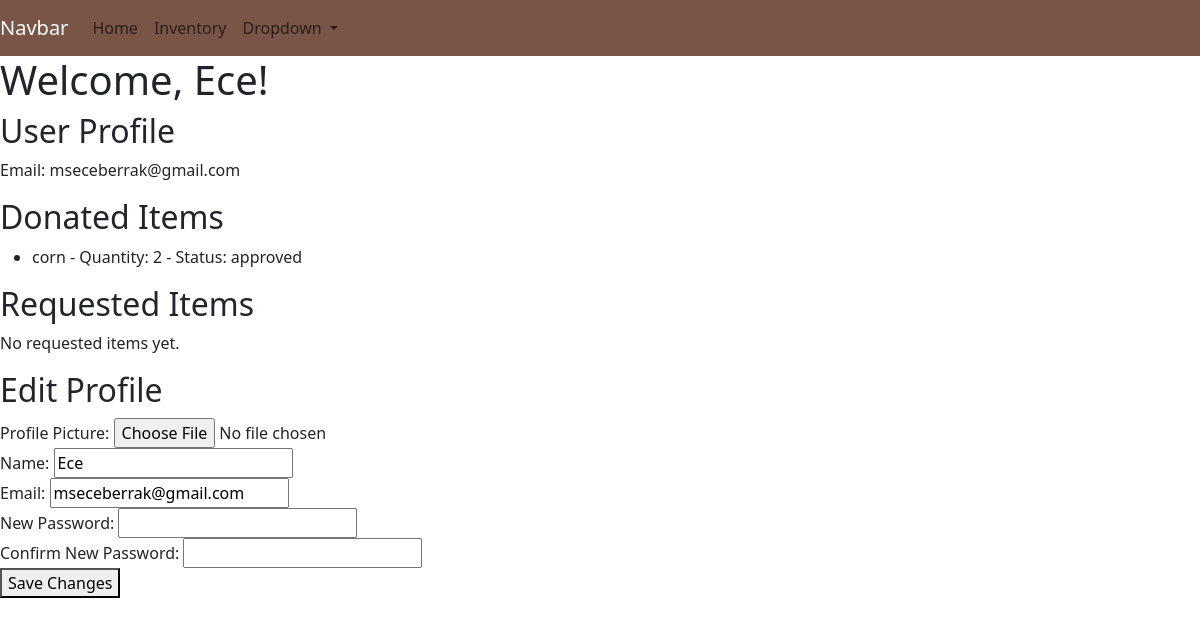
The app's page /profile (signed in) with its own data.
### app.py (models this page shows, shortened)
class User(db.Model, UserMixin):
    id = db.Column(db.Integer, primary_key=True)
    name = db.Column(db.String(255))
    last_name = db.Column(db.String(255))
    email = db.Column(db.String(255), unique=True, nullable=False)
    password_hash = db.Column(db.String(255), nullable=False)
    email_verification_token = db.Column(db.String(255))
    is_verified = db.Column(db.Boolean, default=False)
    is_mfa_enabled = db.Column(db.Boolean, default=False)
    mfa_code = db.Column(db.String(255))
    phoneNumber = db.Column(db.String(255))

class Donation(db.Model):
    id = db.Column(db.Integer, primary_key=True)
    item_name = db.Column(db.String(100), nullable=False)
    quantity = db.Column(db.Integer, nullable=False)
    description = db.Column(db.String(255))
    status = db.Column(db.String(20), default='pending')

### app.py (the view, shortened to what this page needs)
@app.route('/profile', methods=['GET', 'POST'])
@login_required
def profile():
    user = current_user
    if not user.is_authenticated:
        return redirect(url_for('login'))
    donated_items = Donation.query.filter_by(id=user.id).all()
    reserved_items = Request.query.filter_by(email=user.email).all()
    return render_template('profile.html', user=user, donated_items=donated_items, reserved_items=reserved_items)

### app.py (called while the page is built)
@login_manager.user_loader
def load_user(user_id):
    return User.query.get(int(user_id))

### templates/profile.html (shortened to what this page needs)
{%extends "base.html"%}
{%block content%}
<h1>Welcome, {{ user.name }}!</h1>
<h2>User Profile</h2>
<p>Email: {{ user.email }}</p>
<h2>Donated Items</h2>
{% if donated_items %}
    <ul>
        {% for item in donated_items %}
            <li>{{ item.item_name }} - Quantity: {{ item.quantity }} - Status: {{ item.status }}</li>
        {% endfor %}
    </ul>
{% else %}
    <p>No donated items yet.</p>
{% endif %}
<h2>Requested Items</h2>
{% if requested_items %}
    <ul>
        {% for item in requested_items %}
            <li>{{ item.requested_food }} - Quantity: {{ item.quantity }} - Status: {{ item.status }}</li>
        {% endfor %}
    </ul>
{% else %}
    <p>No requested items yet.</p>
{% endif %}
<h2>Edit Profile</h2>
<form method="post" action="{{ url_for('profile') }}" enctype="multipart/form-data">
    <label for="profile_picture">Profile Picture:</label>
    <input type="file" id="profile_picture" name="profile_picture">
    <br>
    <label for="name">Name:</label>
    <input type="text" id="name" name="name" value="{{ user.name }}">
    <br>
    <label for="email">Email:</label>
    <input type="email" id="email" name="email" value="{{ user.email }}">
    <br>
    <label for="password">New Password:</label>
    <input type="password" id="password" name="password">
    <br>
    <label for="confirm_password">Confirm New Password:</label>
    <input type="password" id="confirm_password" name="confirm_password">
    <br>
    <button type="submit">Save Changes</button>
</form>
{%endblock%}

### records on screen
User: name "Ece", email "mseceberrak@gmail.com"
Donation: item_name "corn", quantity "2", status "approved"
